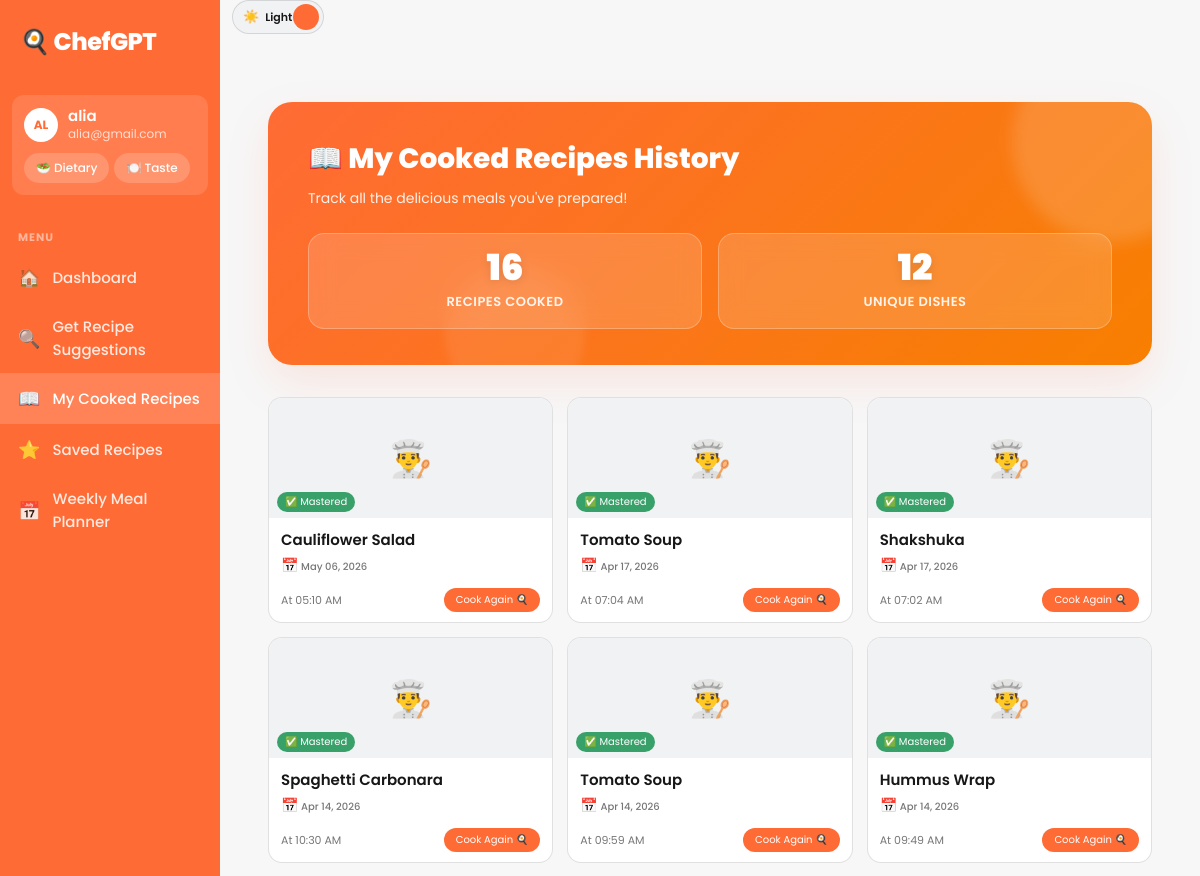
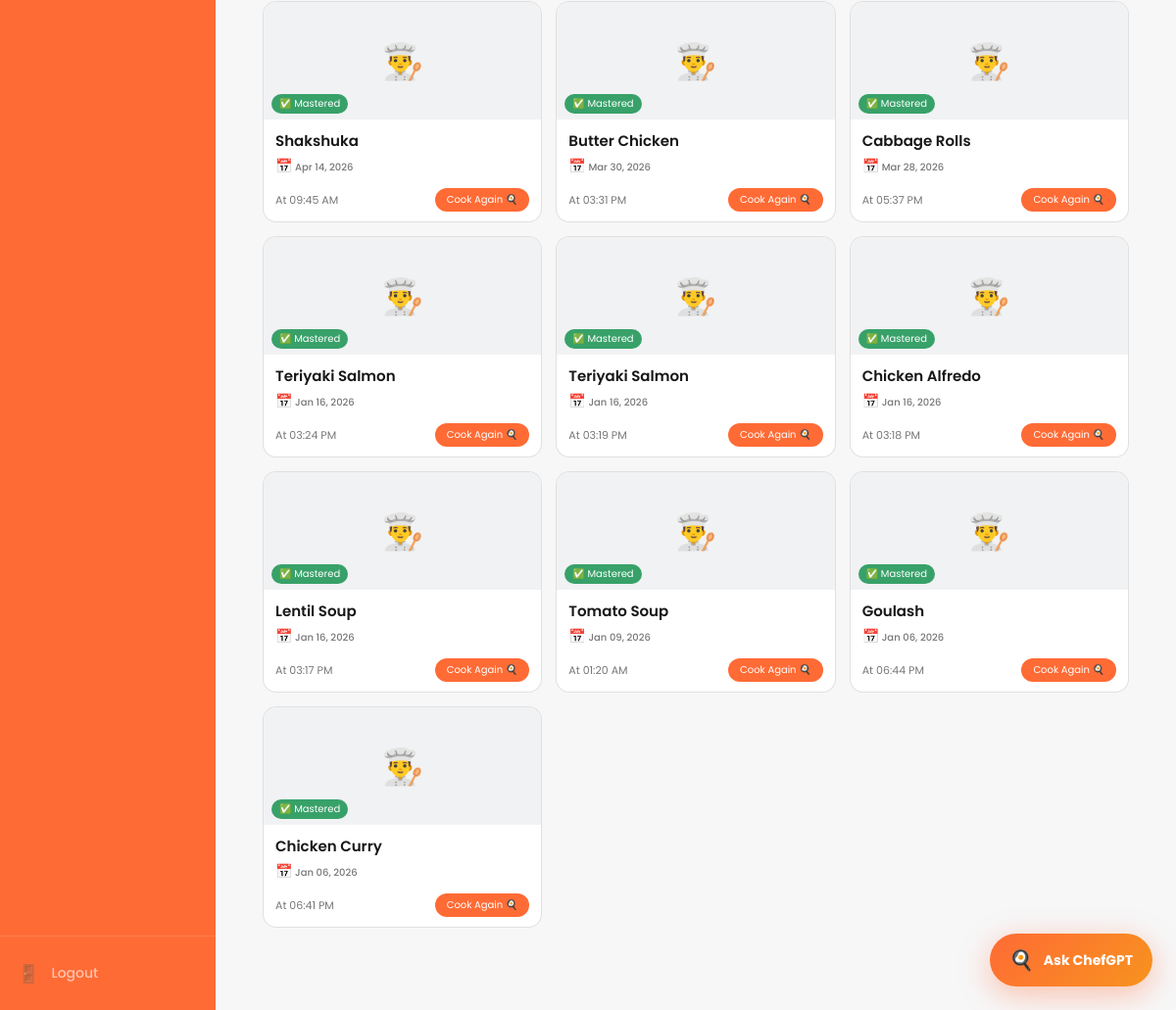
The app's page /cooked-history (signed in) with its own data (2 pictures, top to bottom).
### app.py (models this page shows)
class User(UserMixin, db.Model):
    id = db.Column(db.Integer, primary_key=True)
    username = db.Column(db.String(80), unique=True, nullable=False)
    email = db.Column(db.String(120), unique=True, nullable=False)
    password = db.Column(db.String(200), nullable=False)
    created_at = db.Column(db.DateTime, default=datetime.utcnow)
    role = db.Column(db.String(20), nullable=False, default='user')

class CookedRecipe(db.Model):
    __tablename__ = 'cooked_recipes'
    id = db.Column(db.Integer, primary_key=True)
    user_id = db.Column(db.Integer, db.ForeignKey('user.id'), nullable=False)
    recipe_id = db.Column(db.Integer, nullable=False)
    recipe_name = db.Column(db.String(200), nullable=False)
    cooked_at = db.Column(db.DateTime, default=datetime.utcnow)
    user = db.relationship('User', backref='cooked_recipes')

### app.py (the view)
@app.route("/cooked-history")
@login_required
def cooked_history():
    cooked_recipes = CookedRecipe.query.filter_by(user_id=current_user.id)\
        .order_by(CookedRecipe.cooked_at.desc()).all()
    return render_template("cooked_history.html", recipes=cooked_recipes)

### app.py (called while the page is built)
@login_manager.user_loader
def load_user(user_id):
    return User.query.get(int(user_id))

### templates/cooked_history.html (shortened to what this page needs)
{% extends "base.html" %}
{% block extra_head %}
    <link rel="stylesheet" href="{{ url_for('static', filename='css/history.css') }}">
{% endblock %}
{% block content %}
    <div class="container">
        <div class="page-header">
            <h2>📖 My Cooked Recipes History</h2>
            <p>Track all the delicious meals you've prepared!</p>
            <div class="stats">
                <div class="stat-card">
                    <div class="stat-number">{{ recipes|length }}</div>
                    <div class="stat-label">Recipes Cooked</div>
                </div>
                <div class="stat-card">
                    <div class="stat-number">{{ recipes|map(attribute='recipe_id')|unique|list|length }}</div>
                    <div class="stat-label">Unique Dishes</div>
                </div>
            </div>
        </div>
        {% if recipes|length == 0 %}
            <div class="empty-state">
                <div style="font-size: 48px; margin-bottom: 16px;">🍽️</div>
                <h3>No Recipes Cooked Yet</h3>
                <p>Start your cooking journey by finding recipes and marking them as cooked!</p>
                <a href="{{ url_for('recommend_page') }}">Find Recipes to Cook</a>
            </div>
        {% else %}
            <div class="recipe-grid">
            {% for cooked in recipes %}
                <div class="recipe-card" onclick="window.location.href='{{ url_for('recipe_detail', recipe_id=cooked.recipe_id) }}'">
                    <div class="recipe-card-img">
                        <div class="recipe-img-placeholder">👨‍🍳</div>
                        <div class="recipe-time-badge" style="background: #38A169;">✅ Mastered</div>
                    </div>
                    <div class="recipe-card-body">
                        <div class="recipe-card-name" style="font-size: 15px;">{{ cooked.recipe_name }}</div>
                        <div class="recipe-card-meta" style="color: var(--muted); font-weight: 500; margin-top: 4px;">
                            <span style="font-size: 14px;">📅</span> {{ cooked.cooked_at.strftime('%b %d, %Y') }}
                        </div>
                        <div class="recipe-card-footer" style="margin-top: 12px;">
                            <div class="recipe-rating" style="font-size: 11px;">At {{ cooked.cooked_at.strftime('%I:%M %p') }}</div>
                            <div class="recipe-view-btn" style="background: var(--brand);">Cook Again 🍳</div>
                        </div>
                    </div>
                </div>
            {% endfor %}
            </div>
        {% endif %}
    </div>
{% endblock %}

### templates/base.html (shortened to what this page needs)
<!DOCTYPE html>
<html lang="en">
<head>
    <link rel="stylesheet" href="{{ url_for('static', filename='css/dashboard.css') }}">
    {% block extra_head %}{% endblock %}
</head>
<body>
<div class="dashboard-layout">
  <aside class="sidebar">
    <div class="sidebar-logo">🍳 ChefGPT</div>
    <div class="profile-block">
      <div class="profile-row">
        <div class="avatar">{{ current_user.username[:2].upper() if current_user.is_authenticated else '' }}</div>
        <div>
          <div class="profile-name">{{ current_user.username if current_user.is_authenticated else '' }}</div>
          <div class="profile-email">{{ current_user.email if current_user.is_authenticated else '' }}</div>
        </div>
      </div>
      <div class="profile-pills">
        <button class="pill" onclick="openDietDrawer()">🥗 Dietary</button>
        <button class="pill" onclick="openTasteDrawer()">🍽️ Taste</button>
      </div>
    </div>
    <nav class="sidebar-nav">
      <div class="nav-label">MENU</div>
      <a href="{{ url_for('dashboard') }}" class="nav-item {% if request.endpoint == 'dashboard' %}active{% endif %}">
        <span class="nav-icon">🏠</span> Dashboard</a>
      <a href="{{ url_for('recommend_page') }}" class="nav-item {% if request.endpoint == 'recommend_page' %}active{% endif %}">
        <span class="nav-icon">🔍</span> Get Recipe Suggestions</a>
      <a href="{{ url_for('cooked_history') }}" class="nav-item {% if request.endpoint == 'cooked_history' %}active{% endif %}">
        <span class="nav-icon">📖</span> My Cooked Recipes</a>
      <a href="{{ url_for('saved_recipes') }}" class="nav-item {% if request.endpoint == 'saved_recipes' %}active{% endif %}">
        <span class="nav-icon">⭐</span> Saved Recipes</a>
      <a href="{{ url_for('meal_planner') }}" class="nav-item {% if request.endpoint == 'meal_planner' %}active{% endif %}">
        <span class="nav-icon">📅</span> Weekly Meal Planner</a>
    </nav>
    <div class="sidebar-bottom">
      <a href="{{ url_for('logout') }}" class="nav-item nav-logout">
        <span class="nav-icon">🚪</span> Logout</a>
    </div>
  </aside>
  <main class="main-content">
    <div class="topbar-actions">
      <button class="theme-switch" type="button" onclick="toggleTheme()" aria-label="Toggle theme">
        <span class="theme-switch-icon" id="themeIcon">🌙</span>
        <span class="theme-switch-text" id="themeText">Dark</span>
        <span class="theme-switch-knob"></span>
      </button>
    </div>
    <div class="page-content">
      {% block content %}{% endblock %}
    </div>
  </main>
</div>
{% include 'partials/floating_chat.html' %}
</body>
        {% set diet_options = [('omnivore','🍽️ No Restrictions','Eats everything'),('vegetarian','🥦 Vegetarian','No meat, dairy & eggs ok'),('vegan','🌱 Vegan','No animal products'),('halal','☪️ Halal','No pork & alcohol')] %}
</html>

### static/css/history.css (style rules this page uses)
.container { max-width: 1000px; margin: 20px auto; padding: 0 16px; animation: slideUp 0.4s ease-out forwards; }
.page-header { background: linear-gradient(135deg, var(--brand) 0%, #f77f00 100%); padding: 36px 40px; border-radius: 24px; margin-bottom: 32px; position: relative; overflow: hidden; box-shadow: var(--shadow); color: white; }
.page-header::before { content: ''; position: absolute; top: -60px; right: -60px; width: 200px; height: 200px; background: rgba(255,255,255,0.15); border-radius: 50%; filter: blur(8px); }
.page-header::after { content: ''; position: absolute; bottom: -40px; left: 20%; width: 140px; height: 140px; background: rgba(255,255,255,0.08); border-radius: 50%; filter: blur(4px); }
.page-header h2 { font-size: 28px; font-weight: 800; margin-bottom: 8px; position: relative; z-index: 1; }
.page-header p { color: rgba(255,255,255,0.9); font-size: 14px; position: relative; z-index: 1; }
.stats { display: flex; gap: 16px; margin-top: 24px; position: relative; z-index: 1; }
.stat-card { background: rgba(255,255,255,0.15); backdrop-filter: blur(12px); border: 1px solid rgba(255,255,255,0.25); padding: 16px 24px; border-radius: 16px; flex: 1; text-align: center; transition: all 0.3s cubic-bezier(0.4, 0, 0.2, 1); }
.stat-number { font-size: 36px; font-weight: 900; color: white; line-height: 1; margin-bottom: 6px; text-shadow: 0 2px 10px rgba(0,0,0,0.1); }
.stat-label { color: rgba(255,255,255,0.9); font-size: 13px; font-weight: 600; text-transform: uppercase; letter-spacing: 0.5px; }

### records on screen
User: username "AL", username "alia", email "alia@gmail.com"
CookedRecipe: recipe_name "Cauliflower Salad", cooked_at "May 06, 2026", cooked_at "05:10 AM"
CookedRecipe: recipe_name "Tomato Soup", cooked_at "Apr 17, 2026", cooked_at "07:04 AM"
CookedRecipe: recipe_name "Shakshuka", cooked_at "Apr 17, 2026", cooked_at "07:02 AM"
CookedRecipe: recipe_name "Spaghetti Carbonara", cooked_at "Apr 14, 2026", cooked_at "10:30 AM"
CookedRecipe: recipe_name "Tomato Soup", cooked_at "Apr 14, 2026", cooked_at "09:59 AM"
CookedRecipe: recipe_name "Hummus Wrap", cooked_at "Apr 14, 2026", cooked_at "09:49 AM"
CookedRecipe: recipe_name "Shakshuka", cooked_at "Apr 14, 2026", cooked_at "09:45 AM"
CookedRecipe: recipe_name "Butter Chicken", cooked_at "Mar 30, 2026", cooked_at "03:31 PM"
CookedRecipe: recipe_name "Cabbage Rolls", cooked_at "Mar 28, 2026", cooked_at "05:37 PM"
CookedRecipe: recipe_name "Teriyaki Salmon", cooked_at "Jan 16, 2026", cooked_at "03:24 PM"
CookedRecipe: recipe_name "Teriyaki Salmon", cooked_at "Jan 16, 2026", cooked_at "03:19 PM"
CookedRecipe: recipe_name "Chicken Alfredo", cooked_at "Jan 16, 2026", cooked_at "03:18 PM"
CookedRecipe: recipe_name "Lentil Soup", cooked_at "Jan 16, 2026", cooked_at "03:17 PM"
CookedRecipe: recipe_name "Tomato Soup", cooked_at "Jan 09, 2026", cooked_at "01:20 AM"
CookedRecipe: recipe_name "Goulash", cooked_at "Jan 06, 2026", cooked_at "06:44 PM"
CookedRecipe: recipe_name "Chicken Curry", cooked_at "Jan 06, 2026", cooked_at "06:41 PM"

### other values on screen
{{ recipes|length }} "16"
{{ recipes|map(attribute='recipe_id')|unique|list|length }} "12"
